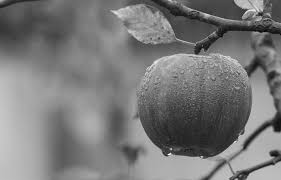
#> input picture ImageProcess/apple.jpeg, 281 x 180 px
$ python ex_3.py
#> lines starting #> are read from the running program, lines starting #| are printed output that depends on the picture
from PIL import Image
from numpy import *
from pylab import *
from scipy.ndimage import filters
if __name__=='__main__':
    im=array(Image.open("apple.jpeg"))
#> im is the input picture: shape (180, 281, 3); min 0, max 255, mean 121.3
    # [4 lines of commented-out code are left out]
    im2=filters.gaussian_filter(im,5)
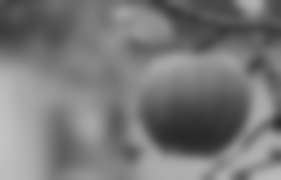
#> im2: shape (180, 281, 3); min 41, max 195, mean 120.3
    im3=im/im2
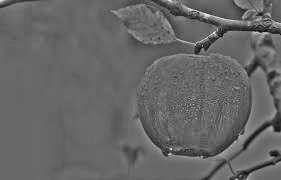
#> im3: shape (180, 281, 3) float64; min 0, max 2.47, mean 0.999; drawn with min black and max white
    imshow(im3)
    show()
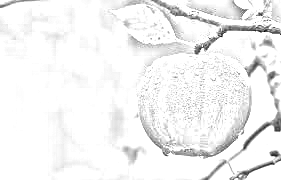
#> shown: shape (180, 281, 3) float64; min 0, max 1, mean 0.952

$ run again, with ImageProcess/Man.jpg copied over ImageProcess/apple.jpeg
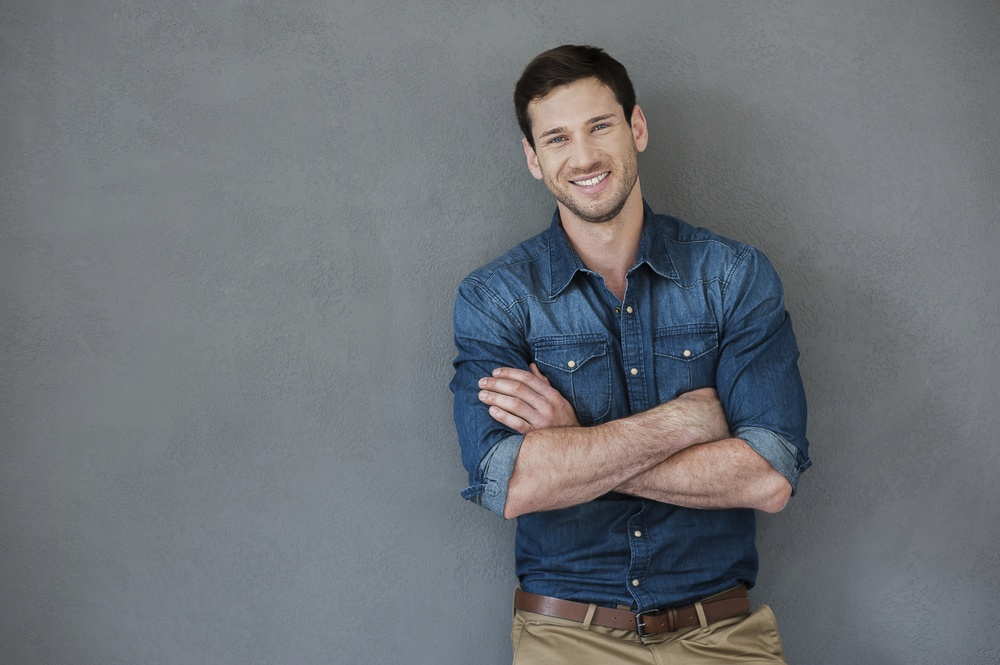
#> input picture ImageProcess/Man.jpg, 1000 x 665 px, shrunk from 1699 x 1130 before the run
#> im is the input picture: shape (665, 1000, 3); mean R, G, B 109.8, 114, 119
#> `im3=im/im2`:
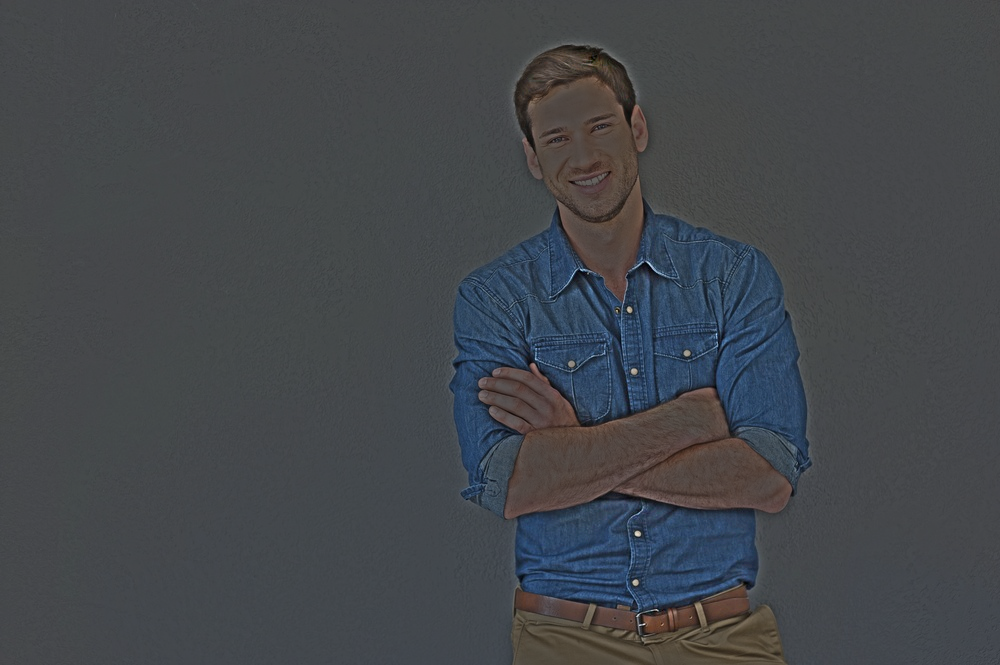
#> im3: shape (665, 1000, 3) float64; mean R, G, B 0.957, 1.01, 1.07; drawn with min black and max white
#> `show()`:
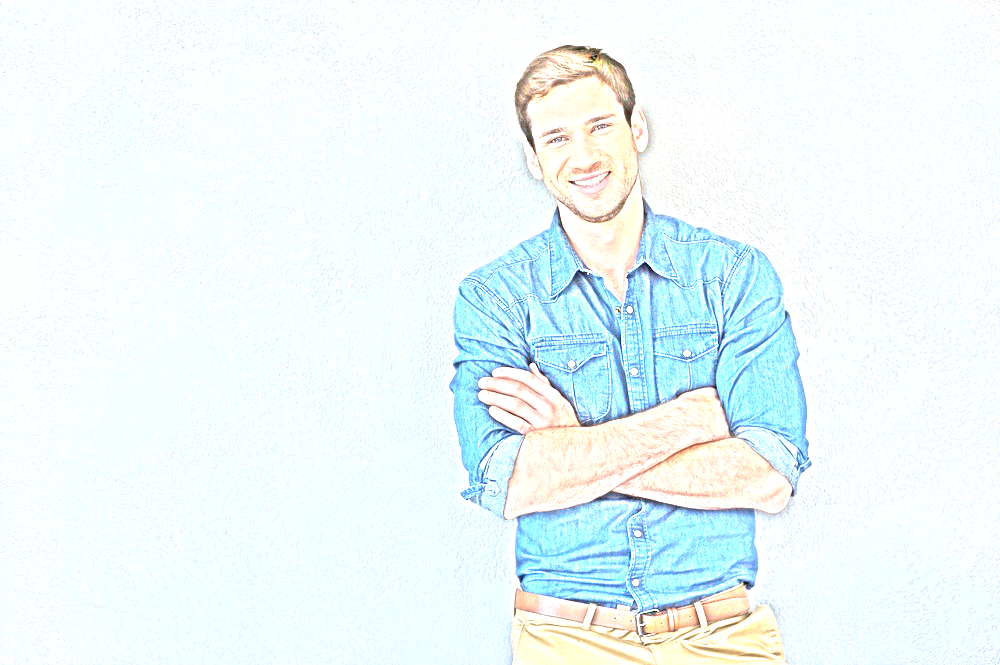
#> shown: shape (665, 1000, 3) float64; mean R, G, B 0.932, 0.976, 0.981
